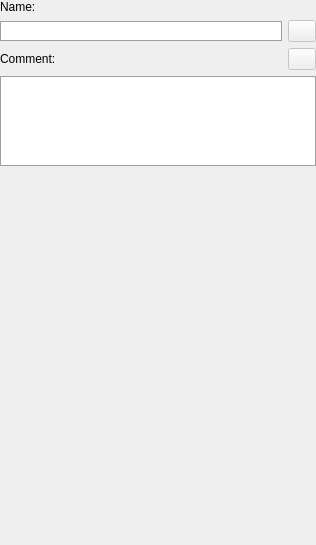
<?xml version="1.0" encoding="UTF-8"?>
<ui version="4.0">
 <class>FormProjectSettings</class>
 <widget class="QWidget" name="FormProjectSettings">
  <property name="geometry">
   <rect>
    <x>0</x>
    <y>0</y>
    <width>316</width>
    <height>545</height>
   </rect>
  </property>
  <property name="windowTitle">
   <string>Form</string>
  </property>
  <layout class="QVBoxLayout" name="verticalLayout">
   <property name="leftMargin">
    <number>0</number>
   </property>
   <property name="topMargin">
    <number>0</number>
   </property>
   <property name="rightMargin">
    <number>0</number>
   </property>
   <property name="bottomMargin">
    <number>0</number>
   </property>
   <item>
    <widget class="QLabel" name="labelName_">
     <property name="text">
      <string>Name:</string>
     </property>
    </widget>
   </item>
   <item>
    <layout class="QHBoxLayout" name="horizontalLayout_2">
     <item>
      <widget class="QLineEdit" name="lineEditName_">
       <property name="enabled">
        <bool>true</bool>
       </property>
       <property name="contextMenuPolicy">
        <enum>Qt::ActionsContextMenu</enum>
       </property>
       <property name="styleSheet">
        <string notr="true">border: 1px solid rgb(160, 160, 160);
padding: 1px;</string>
       </property>
       <property name="maxLength">
        <number>32</number>
       </property>
      </widget>
     </item>
     <item>
      <widget class="QPushButton" name="pushBtnResetName_">
       <property name="enabled">
        <bool>false</bool>
       </property>
       <property name="minimumSize">
        <size>
         <width>28</width>
         <height>22</height>
        </size>
       </property>
       <property name="maximumSize">
        <size>
         <width>28</width>
         <height>22</height>
        </size>
       </property>
       <property name="toolTip">
        <string>Reset value</string>
       </property>
       <property name="text">
        <string/>
       </property>
       <property name="icon">
        <iconset resource="res.qrc">
         <normaloff>:/res_images/images/reset_value.png</normaloff>:/res_images/images/reset_value.png</iconset>
       </property>
      </widget>
     </item>
    </layout>
   </item>
   <item>
    <layout class="QHBoxLayout" name="horizontalLayout_3">
     <item>
      <widget class="QLabel" name="labelComment_">
       <property name="text">
        <string>Comment:</string>
       </property>
      </widget>
     </item>
     <item>
      <widget class="QPushButton" name="pushBtnResetComment_">
       <property name="enabled">
        <bool>false</bool>
       </property>
       <property name="minimumSize">
        <size>
         <width>28</width>
         <height>22</height>
        </size>
       </property>
       <property name="maximumSize">
        <size>
         <width>28</width>
         <height>22</height>
        </size>
       </property>
       <property name="toolTip">
        <string>Reset value</string>
       </property>
       <property name="text">
        <string/>
       </property>
       <property name="icon">
        <iconset resource="res.qrc">
         <normaloff>:/res_images/images/reset_value.png</normaloff>:/res_images/images/reset_value.png</iconset>
       </property>
      </widget>
     </item>
    </layout>
   </item>
   <item>
    <widget class="QPlainTextEdit" name="plainTextEditComment_">
     <property name="enabled">
      <bool>true</bool>
     </property>
     <property name="minimumSize">
      <size>
       <width>0</width>
       <height>90</height>
      </size>
     </property>
     <property name="maximumSize">
      <size>
       <width>16777215</width>
       <height>90</height>
      </size>
     </property>
     <property name="contextMenuPolicy">
      <enum>Qt::NoContextMenu</enum>
     </property>
     <property name="styleSheet">
      <string notr="true">border: 1px solid rgb(160, 160, 160);</string>
     </property>
    </widget>
   </item>
   <item>
    <spacer name="verticalSpacer">
     <property name="orientation">
      <enum>Qt::Vertical</enum>
     </property>
     <property name="sizeHint" stdset="0">
      <size>
       <width>20</width>
       <height>10</height>
      </size>
     </property>
    </spacer>
   </item>
  </layout>
 </widget>
 <resources>
  <include location="res.qrc"/>
 </resources>
 <connections/>
</ui>
